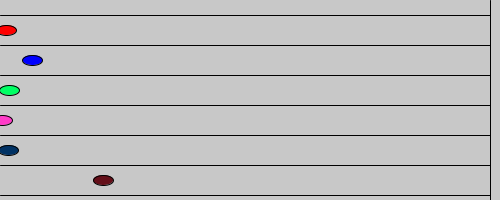
Frame 1 (no input)
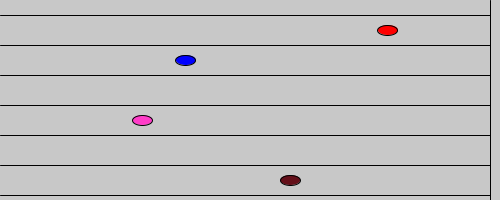
Frame 60 (the mouse pressed at the canvas centre just before this capture)
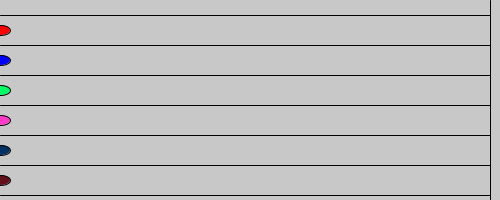
Frame 120 (the mouse held since frame 60 and released just before this capture)

The Processing sketch that drew these frames (run headless with seeded random() and noise(); from frame 60 on, the mouse is pressed at the canvas centre):

// Processing sketch: processing_137720
// ── processing_137720.pde

// Arthur Siebesian...Race 
//Used Danial Shiffmans example to further understand concept
//added parts so that I could get a grasp of how the function worked
//March 4,2014
Sphere mySphere1;
Sphere mySphere2;
Sphere mySphere3;
Sphere mySphere4;
Sphere mySphere5;
Sphere mySphere6;

void setup() {
  size(500,200);
  mySphere1 = new Sphere(color(255,0,0),0,30,random(10)); // color of each indiv. sphere
  mySphere2 = new Sphere(color(0,0,255),30,60,random(10)); // the 3 parameters next to the color...
  mySphere3 = new Sphere(color(0,255,100),0,90,random(10)); // dictate position and speed.
  mySphere4 = new Sphere(color(255,60,200),0,120,random(10));
  mySphere5 = new Sphere(color(0,50,100),0,150,random(10));
  mySphere6 = new Sphere(color(100,15,25),100,180,random(10));
}

void draw() {
  background(200); // background gray
  line(490,0,490,490); //finish line
  line(0,15,490,15);
  line(0,45,490,45);
  line(0,75,490,75);
  line(0,105,490,105);
  line(0,135,490,135);
  line(0,165,490,165);
  line(0,195,490,195);
  mySphere1.move();
  mySphere1.display();
  mySphere2.move();
  mySphere2.display();
  mySphere3.move();
  mySphere3.display();
  mySphere4.move();
  mySphere4.display();
  mySphere5.move();
  mySphere5.display();
  mySphere6.move();
  mySphere6.display();
}

class Sphere { 
  color c;
  float xpos;
  float ypos;
  float xspeed;

  Sphere(color sphereC, float sphereXpos, float sphereYpos, float sphereXspeed) { 
    c = sphereC;
    xpos = sphereXpos;
    ypos = sphereYpos;
    xspeed = sphereXspeed;
  }

  void display() {
    stroke(0);
    fill(c);
    rectMode(CENTER);
    ellipse(xpos,ypos,20,10);
  }

  void move() {
    xpos = xpos + xspeed;
    if (mousePressed) {
      xpos = 0;
    }
  }
}
